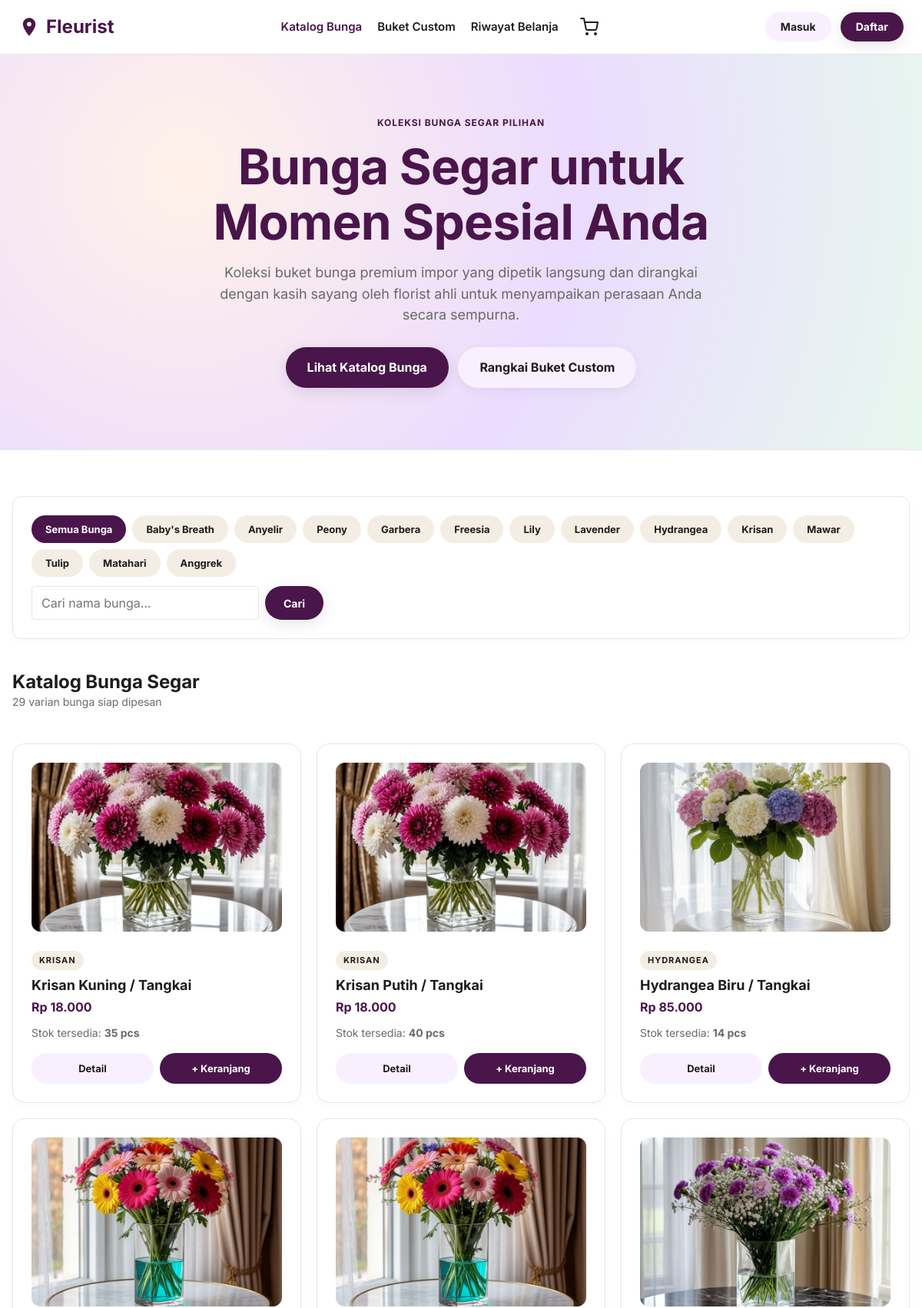
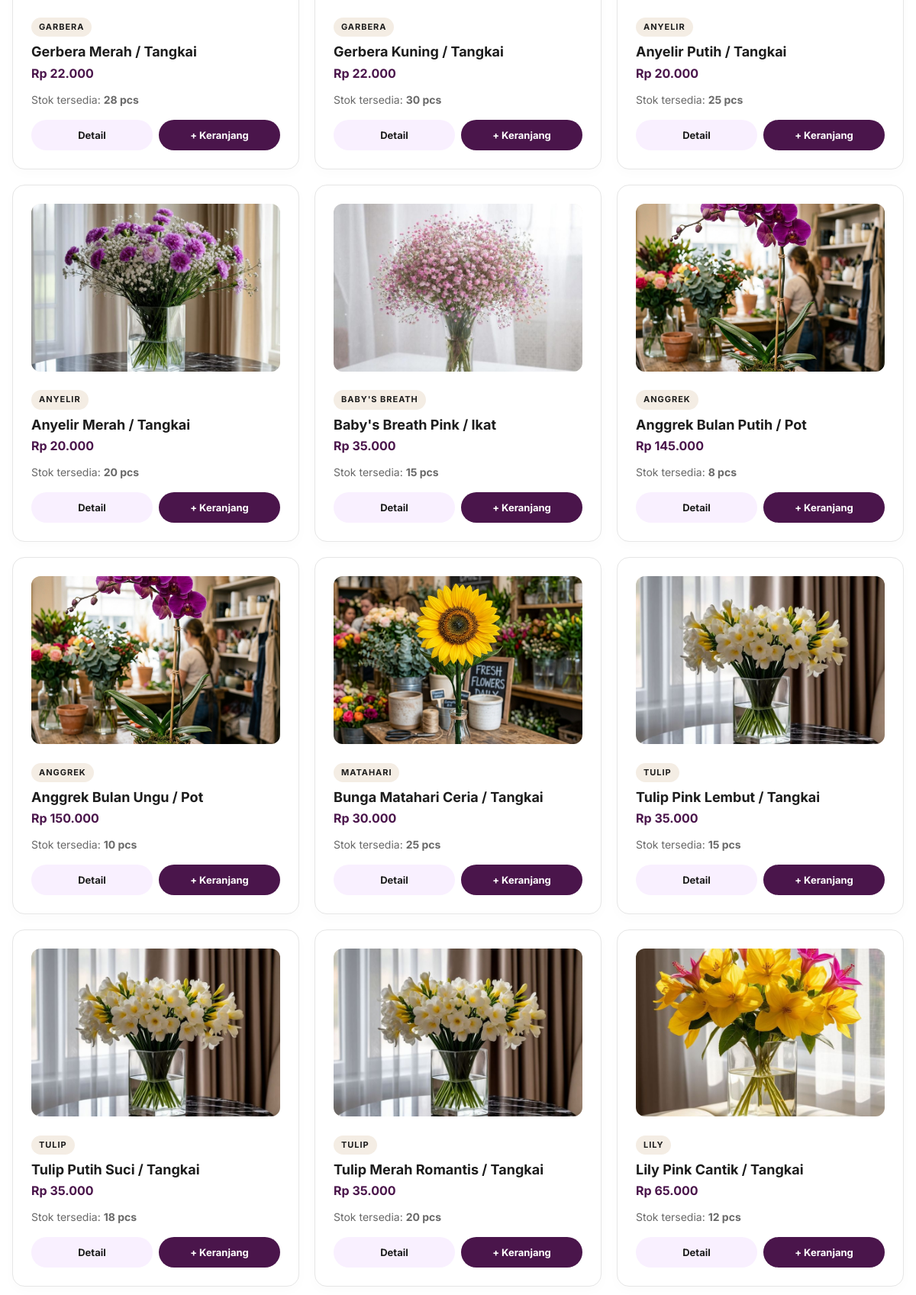
The page / (upper part) on the database its author committed (2 pictures, top to bottom).
### tables this page shows
CREATE TABLE produk (
    id_produk INT AUTO_INCREMENT PRIMARY KEY,
    nama_produk VARCHAR(150) NOT NULL,
    kategori VARCHAR(100) NOT NULL,
    harga INT NOT NULL,
    stok INT NOT NULL DEFAULT 0,
    deskripsi TEXT,
    gambar VARCHAR(255)
);

### index.php (the view, shortened to what this page needs)
<?php
require_once 'koneksi.php';
$categories = [];
try {
    $stmt = $db->query("SELECT DISTINCT kategori FROM produk WHERE stok > 0");
    $categories = $stmt->fetchAll(PDO::FETCH_COLUMN);
} catch (PDOException $e) {
}
$search = trim($_GET['search'] ?? '');
$kategori_filter = trim($_GET['kategori'] ?? '');
$products = [];
try {
    $query = "SELECT * FROM produk WHERE stok > 0";
    $params = [];
    $query .= " ORDER BY id_produk DESC";
    $stmt = $db->prepare($query);
    $stmt->execute($params);
    $products = $stmt->fetchAll();
} catch (PDOException $e) {
    $error_msg = "Gagal memuat katalog produk: " . $e->getMessage();
}
?>
<!DOCTYPE html>
<html lang="id">
<head>
    <link rel="stylesheet" href="style.css">
</head>
<body style="background-color: var(--canvas);">
    <?php include 'header.php'; ?>
    <div class="hero-section">
        <div class="hero-content">
            <span class="micro-cap" style="color: var(--primary); display: block; margin-bottom: var(--spacing-md);">Koleksi Bunga Segar Pilihan</span>
            <h1 class="display-xxl" style="margin-bottom: var(--spacing-lg); color: var(--primary);">Bunga Segar untuk Momen Spesial Anda</h1>
            <p class="body-lg" style="color: var(--ink-mute); margin-bottom: var(--spacing-huge); max-width: 650px; margin-left: auto; margin-right: auto;">
                Koleksi buket bunga premium impor yang dipetik langsung dan dirangkai dengan kasih sayang oleh florist ahli untuk menyampaikan perasaan Anda secara sempurna.
            </p>
            <a href="#katalog" class="btn btn-primary-pill">Lihat Katalog Bunga</a>
            <a href="custom_bouquet.php" class="btn btn-secondary-pill" style="margin-left: 8px; padding: 14px 28px; box-shadow: rgba(0,0,0,0.05) 0 5px 15px 0;">Rangkai Buket Custom</a>
        </div>
    </div>
    <main class="admin-container" id="katalog" style="padding-top: 60px;">
        <div class="admin-card" style="margin-bottom: 40px; padding: 24px;">
            <form action="index.php" method="GET" style="display: flex; gap: var(--spacing-md); align-items: center; justify-content: space-between; flex-wrap: wrap;">
                <div style="display: flex; gap: var(--spacing-sm); flex-wrap: wrap;">
                    <a href="index.php#katalog" class="btn btn-secondary-pill" style="padding: 8px 18px; font-size: 13px; background-color: <?= empty($kategori_filter) ? 'var(--primary); color: #fff;' : 'var(--canvas-cream); color: var(--ink);' ?>">Semua Bunga</a>
                    <?php foreach ($categories as $cat): ?>
                        <a href="index.php?kategori=<?= urlencode($cat) ?>#katalog" class="btn btn-secondary-pill" style="padding: 8px 18px; font-size: 13px; background-color: <?= $kategori_filter === $cat ? 'var(--primary); color: #fff;' : 'var(--canvas-cream); color: var(--ink);' ?>"><?= htmlspecialchars($cat) ?></a>
                    <?php endforeach; ?>
                </div>
                <div style="display: flex; gap: var(--spacing-sm); width: 100%; max-width: 380px;">
                    <input type="text" name="search" class="text-input" placeholder="Cari nama bunga..." value="<?= htmlspecialchars($search) ?>">
                    <button type="submit" class="btn btn-primary-pill" style="padding: 0 24px; height: 44px; font-size: 14px;">Cari</button>
                </div>
            </form>
        </div>
        <div style="margin-bottom: var(--spacing-lg);">
            <h2 class="heading-lg">
                <?php
                if (!empty($kategori_filter)) {
                    echo "Kategori Bunga: " . htmlspecialchars($kategori_filter);
                } elseif (!empty($search)) {
                    echo "Hasil Pencarian: \"" . htmlspecialchars($search) . "\"";
                } else {
                    echo "Katalog Bunga Segar";
                }
                ?>
            </h2>
            <p class="caption"><?= count($products) ?> varian bunga siap dipesan</p>
        </div>
        <div class="product-grid">
            <?php if (empty($products)): ?>
                <div style="grid-column: 1 / -1; text-align: center; padding: 48px; background-color: var(--canvas-cream); border-radius: var(--rounded-lg); color: var(--ink-mute);">
                    <p>Maaf, bunga yang Anda cari sedang tidak tersedia atau habis.</p>
                    <a href="index.php" style="margin-top: 16px; display: inline-block;">Kembali ke Katalog Utama</a>
                </div>
            <?php else: ?>
                <?php foreach ($products as $prod): ?>
                    <div class="card-product">
                        <div>
                            <?php if ($prod['gambar'] && file_exists('uploads/' . $prod['gambar'])): ?>
                                <img src="uploads/<?= htmlspecialchars($prod['gambar']) ?>" alt="<?= htmlspecialchars($prod['nama_produk']) ?>" class="card-product-img">
                            <?php else: ?>
                                <div class="card-product-img" style="display: flex; align-items: center; justify-content: center; font-size: 14px; color: var(--ink-mute);">Gambar Bunga</div>
                            <?php endif; ?>
                            <span class="card-product-kategori"><?= htmlspecialchars($prod['kategori']) ?></span>
                            <h3 class="card-product-title"><?= htmlspecialchars($prod['nama_produk']) ?></h3>
                            <p class="card-product-price">Rp <?= number_format($prod['harga'], 0, ',', '.') ?></p>
                            <p class="caption" style="margin-bottom: var(--spacing-lg);">Stok tersedia: <strong><?= htmlspecialchars($prod['stok']) ?> pcs</strong></p>
                        </div>
                        <div style="display: flex; gap: var(--spacing-sm); margin-top: auto;">
                            <a href="detail.php?id=<?= $prod['id_produk'] ?>" class="btn btn-secondary-pill" style="flex: 1; padding: 10px 0; font-size: 13px; text-align: center;">Detail</a>
                            <a href="index.php?action=add_to_cart&id=<?= $prod['id_produk'] ?>#katalog" class="btn btn-primary-pill" style="flex: 1; padding: 10px 0; font-size: 13px; text-align: center; box-shadow: none;">+ Keranjang</a>
                        </div>
                    </div>
                <?php endforeach; ?>
            <?php endif; ?>
        </div>
    </main>
</body>
</html>

### header.php (shortened to what this page needs)
<?php
$current_page = basename($_SERVER['PHP_SELF']);
?>
<header style="background-color: var(--canvas); border-bottom: 1px solid var(--hairline); position: sticky; top: 0; z-index: 1000;">
    <div style="max-width: 1200px; margin: 0 auto; padding: 16px 24px; display: flex; justify-content: space-between; align-items: center; flex-wrap: wrap;">
        <a href="index.php" style="display: flex; align-items: center; gap: 8px; font-size: 24px; font-weight: 700; color: var(--primary); text-decoration: none;">
            <svg width="28" height="28" viewBox="0 0 24 24" fill="var(--primary)" xmlns="http://www.w3.org/2000/svg">
                <path d="M12 2C8.13 2 5 5.13 5 9c0 5.25 7 13 7 13s7-7.75 7-13c0-3.87-3.13-7-7-7zm0 9.5c-1.38 0-2.5-1.12-2.5-2.5s1.12-2.5 2.5-2.5 2.5 1.12 2.5 2.5-1.12 2.5-2.5 2.5z"/>
            </svg>
            <span>Fleurist</span>
        </a>
        <div style="display: flex; gap: var(--spacing-xl); align-items: center;">
            <a href="index.php" style="color: <?= $current_page === 'index.php' || $current_page === 'detail.php' ? 'var(--primary)' : 'var(--ink)' ?>; font-weight: 600; font-size: 15px; text-decoration: none;">Katalog Bunga</a>
            <a href="custom_bouquet.php" style="color: <?= $current_page === 'custom_bouquet.php' ? 'var(--primary)' : 'var(--ink)' ?>; font-weight: 600; font-size: 15px; text-decoration: none;">Buket Custom</a>
            <a href="riwayat.php" style="color: <?= $current_page === 'riwayat.php' ? 'var(--primary)' : 'var(--ink)' ?>; font-weight: 600; font-size: 15px; text-decoration: none;">Riwayat Belanja</a>
            <a href="cart.php" style="position: relative; display: flex; align-items: center; text-decoration: none; color: var(--ink); margin-left: 8px;">
            </a>
        </div>
        <div style="display: flex; gap: var(--spacing-md); align-items: center;">
            <?php if (isset($_SESSION['user_id'])): ?>
                <div class="user-profile-badge">
                    <?php if ($_SESSION['role'] === 'admin'): ?>
                        <a href="admin/dashboard.php" class="btn btn-secondary-pill" style="padding: 8px 18px; font-size: 13px; margin-right: 8px;">Panel Admin</a>
                    <?php endif; ?>
                    <div class="avatar">
                        <?= strtoupper(substr($_SESSION['nama'] ?? 'U', 0, 1)) ?>
                    </div>
                    <span style="font-size: 14px; font-weight: 600; color: var(--ink);"><?= htmlspecialchars(explode(' ', $_SESSION['nama'])[0]) ?></span>
                    <a href="logout.php" style="font-size: 13px; font-weight: 600; color: var(--ink-mute); margin-left: 8px;">Keluar</a>
                </div>
            <?php else: ?>
                <a href="login.php" class="btn btn-secondary-pill" style="padding: 8px 20px; font-size: 14px;">Masuk</a>
                <a href="register.php" class="btn btn-primary-pill" style="padding: 8px 20px; font-size: 14px;">Daftar</a>
            <?php endif; ?>
        </div>
    </div>
</header>

### style.css (style rules this page uses)
:root { --primary: #4a154b; --primary-deep: #481a54; --primary-press: #611f69; --primary-tint: #592466; --on-primary: #ffffff; --ink: #1d1d1d; --ink-mute: #696969; --link-blue: #1264a3; --link-hover: #3860be; --canvas: #ffffff; --canvas-cream: #f4ede4; --canvas-lavender: #f9f0ff; --surface-elev: #ffffff; --surface-aubergine: #4a154b; --hairline: #e6e6e6; --semantic-error: #cc4117; --semantic-success: #007a5a; --on-aubergine-mute: #d9bdde; --rounded-xs: 2px; --rounded-sm: 4px; --rounded-md: 8px; --rounded-lg: 12px; --rounded-xl: 16px; --rounded-xxl: 48px; --rounded-pill: 90px; --spacing-xs: 4px; --spacing-sm: 8px; --spacing-md: 12px; --spacing-lg: 16px; --spacing-xl: 20px; --spacing-xxl: 24px; --spacing-huge: 28px; }
* { box-sizing: border-box; margin: 0; padding: 0; }
body { font-family: 'Inter', system-ui, -apple-system, BlinkMacSystemFont, sans-serif; color: var(--ink); background-color: var(--canvas-cream); line-height: 1.55; font-size: 16px; -webkit-font-smoothing: antialiased; }
h1, h2, h3, h4, h5, h6 { font-family: 'Inter', system-ui, sans-serif; font-weight: 700; color: var(--ink); }
.display-xxl { font-size: 64px; line-height: 1.12; letter-spacing: -0.768px; font-weight: 700; }
.heading-lg { font-size: 24px; line-height: 1.33; letter-spacing: -0.096px; font-weight: 700; }
.body-lg { font-size: 18px; line-height: 1.55; letter-spacing: -0.0216px; }
.caption { font-size: 14px; line-height: 1.43; color: var(--ink-mute); }
.micro-cap { font-size: 12px; font-weight: 700; text-transform: uppercase; letter-spacing: 0.96px; }
a { color: var(--link-blue); text-decoration: none; font-weight: 600; transition: color 0.2s ease; }
.text-input { width: 100%; background-color: var(--canvas); color: var(--ink); font-family: inherit; font-size: 16px; padding: 10px 12px; border: 1px solid var(--hairline); border-radius: var(--rounded-sm); outline: none; transition: border-color 0.2s ease, box-shadow 0.2s ease; }
.btn { display: inline-flex; align-items: center; justify-content: center; font-family: inherit; font-size: 16px; font-weight: 700; border: none; cursor: pointer; transition: all 0.2s ease; text-decoration: none; }
.btn-primary-pill { background-color: var(--primary); color: var(--on-primary); padding: 14px 28px; border-radius: var(--rounded-pill); box-shadow: rgba(0, 0, 0, 0.1) 0 5px 20px 0; }
.btn-secondary-pill { background-color: var(--canvas-lavender); color: var(--ink); padding: 10px 30px; border-radius: var(--rounded-pill); }
.admin-container { max-width: 1200px; margin: 0 auto; padding: var(--spacing-huge) var(--spacing-lg); }
.admin-card { background-color: var(--canvas); border: 1px solid var(--hairline); border-radius: var(--rounded-lg); padding: var(--spacing-xl); box-shadow: rgba(0, 0, 0, 0.02) 0 5px 15px 0; margin-bottom: var(--spacing-huge); }
.hero-section { background: radial-gradient(circle at 20% 30%, rgba(255, 240, 230, 0.9) 0%, rgba(233, 216, 255, 0.9) 50%, rgba(220, 245, 230, 0.7) 100%); padding: 80px 24px; text-align: center; border-bottom: 1px solid var(--hairline); display: flex; flex-direction: column; align-items: center; justify-content: center; position: relative; overflow: hidden; }
.hero-content { max-width: 800px; margin: 0 auto; z-index: 2; }
.product-grid { display: grid; grid-template-columns: repeat(auto-fill, minmax(280px, 1fr)); gap: var(--spacing-xl); padding: var(--spacing-huge) 0; }
.card-product { background-color: var(--canvas); border: 1px solid var(--hairline); border-radius: var(--rounded-xl); padding: 24px; box-shadow: rgba(0, 0, 0, 0.02) 0 5px 15px 0; transition: transform 0.2s ease, box-shadow 0.2s ease; display: flex; flex-direction: column; justify-content: space-between; }
.card-product-img { width: 100%; height: 220px; object-fit: cover; border-radius: var(--rounded-lg); margin-bottom: var(--spacing-lg); background-color: var(--canvas-cream); }
.card-product-kategori { display: inline-block; background-color: var(--canvas-cream); color: var(--ink); font-size: 11px; font-weight: 700; text-transform: uppercase; letter-spacing: 0.96px; padding: 4px 10px; border-radius: var(--rounded-pill); margin-bottom: var(--spacing-sm); width: fit-content; }
.card-product-title { font-size: 18px; font-weight: 700; color: var(--ink); margin-bottom: var(--spacing-xs); line-height: 1.3; }
.card-product-price { font-size: 16px; font-weight: 700; color: var(--primary); margin-bottom: var(--spacing-md); }

### rows shown on the page
produk: gambar (picture), kategori "KRISAN", nama_produk "Krisan Kuning / Tangkai", harga "18.000", stok "35"
produk: gambar (picture), kategori "KRISAN", nama_produk "Krisan Putih / Tangkai", harga "18.000", stok "40"
produk: gambar (picture), kategori "HYDRANGEA", nama_produk "Hydrangea Biru / Tangkai", harga "85.000", stok "14"
produk: gambar (picture), kategori "GARBERA", nama_produk "Gerbera Merah / Tangkai", harga "22.000", stok "28"
produk: gambar (picture), kategori "GARBERA", nama_produk "Gerbera Kuning / Tangkai", harga "22.000", stok "30"
produk: gambar (picture), kategori "ANYELIR", nama_produk "Anyelir Putih / Tangkai", harga "20.000", stok "25"
produk: gambar (picture), kategori "ANYELIR", nama_produk "Anyelir Merah / Tangkai", harga "20.000", stok "20"
produk: gambar (picture), kategori "BABY'S BREATH", nama_produk "Baby's Breath Pink / Ikat", harga "35.000", stok "15"
produk: gambar (picture), kategori "ANGGREK", nama_produk "Anggrek Bulan Putih / Pot", harga "145.000", stok "8"
produk: gambar (picture), kategori "ANGGREK", nama_produk "Anggrek Bulan Ungu / Pot", harga "150.000", stok "10"
produk: gambar (picture), kategori "MATAHARI", nama_produk "Bunga Matahari Ceria / Tangkai", harga "30.000", stok "25"
produk: gambar (picture), kategori "TULIP", nama_produk "Tulip Pink Lembut / Tangkai", harga "35.000", stok "15"
produk: gambar (picture), kategori "TULIP", nama_produk "Tulip Putih Suci / Tangkai", harga "35.000", stok "18"
produk: gambar (picture), kategori "TULIP", nama_produk "Tulip Merah Romantis / Tangkai", harga "35.000", stok "20"
produk: gambar (picture), kategori "LILY", nama_produk "Lily Pink Cantik / Tangkai", harga "65.000", stok "12"

### other values the page prints
$cat "Baby's Breath"
$cat "Anyelir"
$cat "Peony"
$cat "Garbera"
$cat "Freesia"
$cat "Lily"
$cat "Lavender"
$cat "Hydrangea"
$cat "Krisan"
$cat "Mawar"
$cat "Tulip"
$cat "Matahari"
$cat "Anggrek"
count($products) "29"
